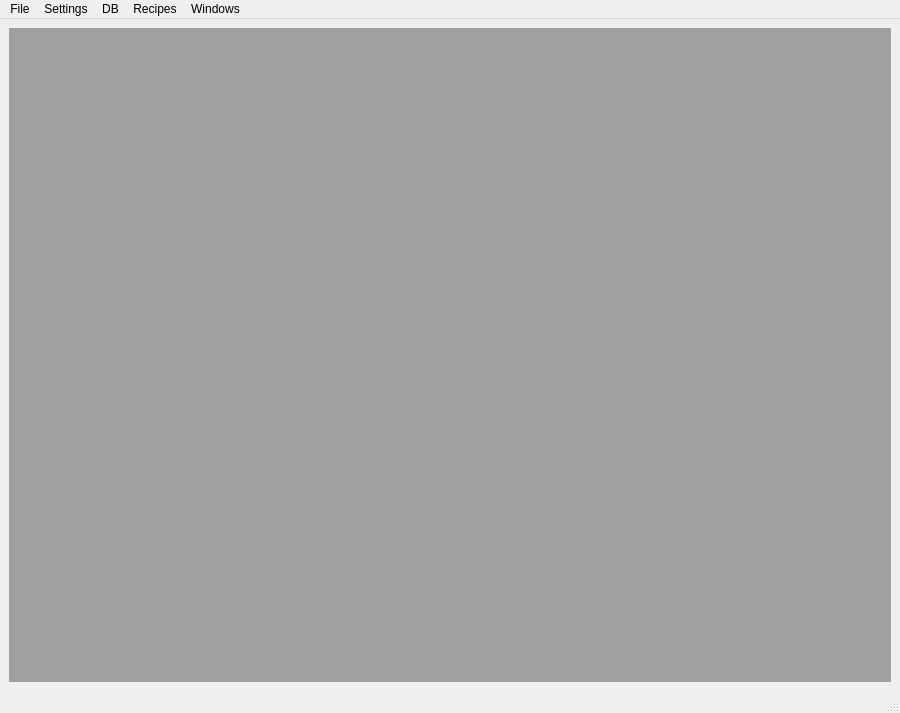
<?xml version="1.0" encoding="UTF-8"?>
<ui version="4.0">
 <class>MainWindow</class>
 <widget class="QMainWindow" name="MainWindow">
  <property name="geometry">
   <rect>
    <x>0</x>
    <y>0</y>
    <width>900</width>
    <height>713</height>
   </rect>
  </property>
  <property name="windowTitle">
   <string>MainWindow</string>
  </property>
  <widget class="QWidget" name="centralwidget">
   <layout class="QGridLayout" name="gridLayout">
    <item row="0" column="0">
     <widget class="QMdiArea" name="mdiArea"/>
    </item>
   </layout>
  </widget>
  <widget class="QMenuBar" name="menubar">
   <property name="geometry">
    <rect>
     <x>0</x>
     <y>0</y>
     <width>900</width>
     <height>33</height>
    </rect>
   </property>
   <widget class="QMenu" name="menuFile">
    <property name="title">
     <string>File</string>
    </property>
    <addaction name="actionOpen_FIle"/>
   </widget>
   <widget class="QMenu" name="menuSettings">
    <property name="title">
     <string>Settings</string>
    </property>
    <addaction name="mn_settings"/>
   </widget>
   <widget class="QMenu" name="menuDB">
    <property name="title">
     <string>DB</string>
    </property>
    <addaction name="actionwefwefwef"/>
   </widget>
   <widget class="QMenu" name="menuRecipe">
    <property name="title">
     <string>Recipes</string>
    </property>
   </widget>
   <widget class="QMenu" name="menuWindows">
    <property name="title">
     <string>Windows</string>
    </property>
    <addaction name="mn_Schedule"/>
    <addaction name="mn_webControl"/>
   </widget>
   <addaction name="menuFile"/>
   <addaction name="menuSettings"/>
   <addaction name="menuDB"/>
   <addaction name="menuRecipe"/>
   <addaction name="menuWindows"/>
  </widget>
  <widget class="QStatusBar" name="statusbar"/>
  <action name="actionwefwefwef">
   <property name="text">
    <string>wefwefwef</string>
   </property>
  </action>
  <action name="mn_settings">
   <property name="text">
    <string>Settings</string>
   </property>
  </action>
  <action name="actionOpen_FIle">
   <property name="text">
    <string>Open FIle</string>
   </property>
  </action>
  <action name="mn_Schedule">
   <property name="text">
    <string>Schedule</string>
   </property>
  </action>
  <action name="mn_webControl">
   <property name="text">
    <string>WebControl</string>
   </property>
  </action>
 </widget>
 <resources/>
 <connections/>
</ui>
